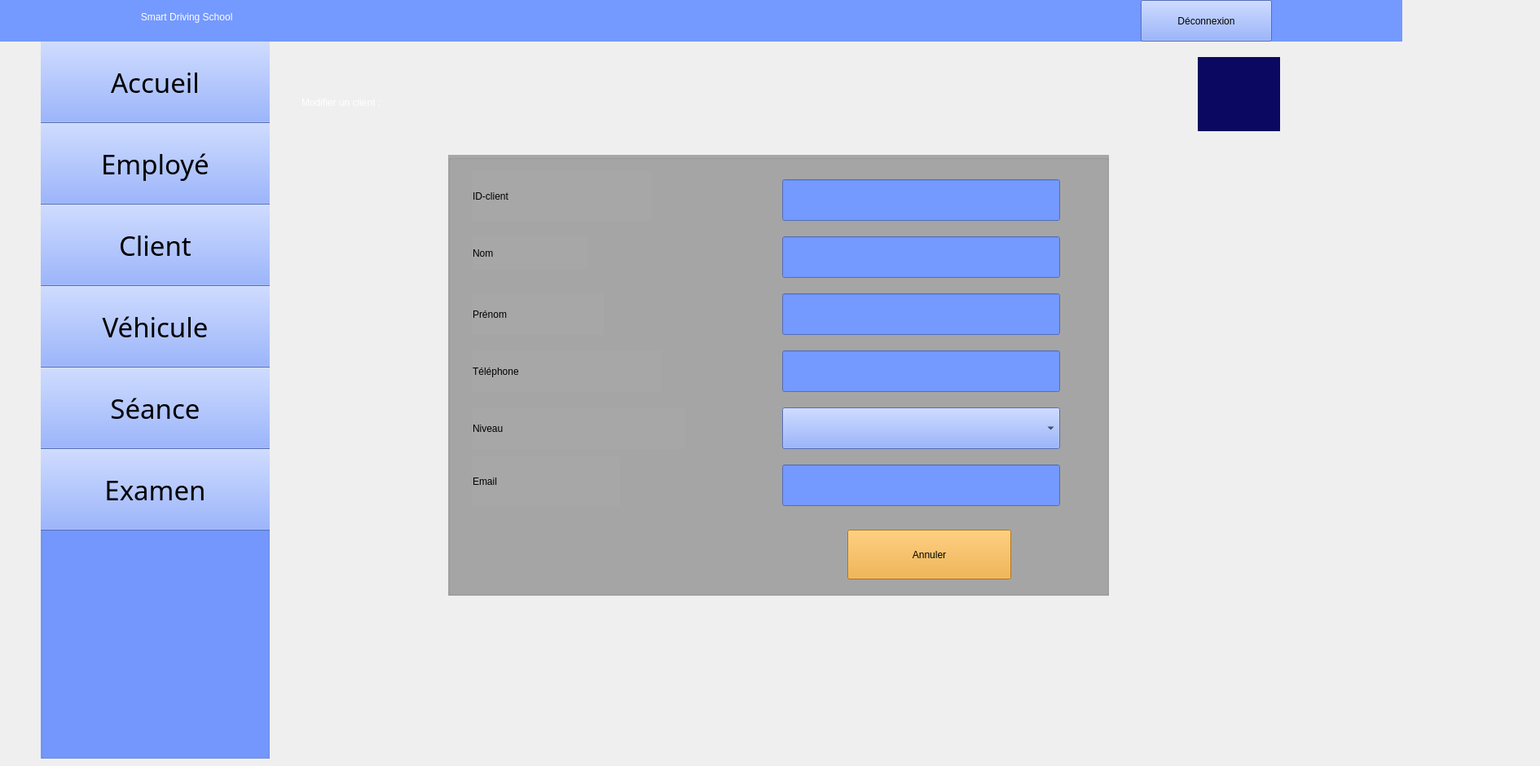
    <widget class="QWidget" name="updateclient">
     <widget class="QLabel" name="label_456">
      <property name="geometry">
       <rect>
        <x>-160</x>
        <y>-10</y>
        <width>1881</width>
        <height>61</height>
       </rect>
      </property>
      <property name="styleSheet">
       <string notr="true">color: rgb(255, 255, 255);
background-color: rgb(116, 153, 255);
font: 24pt &quot;Segoe UI Symbol&quot;;</string>
      </property>
      <property name="text">
       <string>                                                                                                    Smart Driving School         </string>
      </property>
     </widget>
     <widget class="QGroupBox" name="groupBox_94">
      <property name="geometry">
       <rect>
        <x>50</x>
        <y>30</y>
        <width>281</width>
        <height>901</height>
       </rect>
      </property>
      <property name="styleSheet">
       <string notr="true">background-color: rgb(116, 153, 255);</string>
      </property>
      <property name="title">
       <string/>
      </property>
      <widget class="QPushButton" name="pushButton90">
       <property name="geometry">
        <rect>
         <x>-20</x>
         <y>20</y>
         <width>321</width>
         <height>101</height>
        </rect>
       </property>
       <property name="font">
        <font>
         <family>Romantic</family>
         <pointsize>25</pointsize>
         <italic>false</italic>
         <bold>false</bold>
        </font>
       </property>
       <property name="styleSheet">
        <string notr="true">background-color: rgb(116, 153, 255);
font: 25pt &quot;Romantic&quot;;</string>
       </property>
       <property name="text">
        <string>Accueil</string>
       </property>
       <property name="icon">
        <iconset theme="QIcon::ThemeIcon::GoHome"/>
       </property>
       <property name="iconSize">
        <size>
         <width>35</width>
         <height>35</height>
        </size>
       </property>
      </widget>
      <widget class="QPushButton" name="pushButton91">
       <property name="geometry">
        <rect>
         <x>-20</x>
         <y>120</y>
         <width>321</width>
         <height>101</height>
        </rect>
       </property>
       <property name="font">
        <font>
         <family>Romantic</family>
         <pointsize>25</pointsize>
         <italic>false</italic>
         <bold>false</bold>
        </font>
       </property>
       <property name="styleSheet">
        <string notr="true">background-color: rgb(116, 153, 255);
font: 25pt &quot;Romantic&quot;;</string>
       </property>
       <property name="text">
        <string>Employé</string>
       </property>
       <property name="icon">
        <iconset resource="ressources.qrc">
         <normaloff>:/images/46db9ee3d4b3323457222bb8db7f3b42.png</normaloff>:/images/46db9ee3d4b3323457222bb8db7f3b42.png</iconset>
       </property>
       <property name="iconSize">
        <size>
         <width>45</width>
         <height>45</height>
        </size>
       </property>
      </widget>
      <widget class="QPushButton" name="pushButton92">
       <property name="geometry">
        <rect>
         <x>-20</x>
         <y>220</y>
         <width>321</width>
         <height>101</height>
        </rect>
       </property>
       <property name="font">
        <font>
         <family>Romantic</family>
         <pointsize>25</pointsize>
         <italic>false</italic>
         <bold>false</bold>
        </font>
       </property>
       <property name="styleSheet">
        <string notr="true">background-color: rgb(116, 153, 255);
font: 25pt &quot;Romantic&quot;;</string>
       </property>
       <property name="text">
        <string>Client</string>
       </property>
       <property name="icon">
        <iconset resource="ressources.qrc">
         <normaloff>:/images/0527f41904e77feddb97e532fe74d08f.png</normaloff>:/images/0527f41904e77feddb97e532fe74d08f.png</iconset>
       </property>
       <property name="iconSize">
        <size>
         <width>40</width>
         <height>40</height>
        </size>
       </property>
      </widget>
      <widget class="QPushButton" name="pushButton93">
       <property name="geometry">
        <rect>
         <x>-20</x>
         <y>320</y>
         <width>321</width>
         <height>101</height>
        </rect>
       </property>
       <property name="font">
        <font>
         <family>Romantic</family>
         <pointsize>25</pointsize>
         <italic>false</italic>
         <bold>false</bold>
        </font>
       </property>
       <property name="styleSheet">
        <string notr="true">background-color: rgb(116, 153, 255);
font: 25pt &quot;Romantic&quot;;</string>
       </property>
       <property name="text">
        <string>Véhicule</string>
       </property>
       <property name="icon">
        <iconset resource="ressources.qrc">
         <normaloff>:/images/cbad98069fae8d5554390bd40b0b561c.png</normaloff>:/images/cbad98069fae8d5554390bd40b0b561c.png</iconset>
       </property>
       <property name="iconSize">
        <size>
         <width>60</width>
         <height>60</height>
        </size>
       </property>
      </widget>
      <widget class="QPushButton" name="pushButton94">
       <property name="geometry">
        <rect>
         <x>-20</x>
         <y>420</y>
         <width>321</width>
         <height>101</height>
        </rect>
       </property>
       <property name="font">
        <font>
         <family>Romantic</family>
         <pointsize>25</pointsize>
         <italic>false</italic>
         <bold>false</bold>
        </font>
       </property>
       <property name="styleSheet">
        <string notr="true">background-color: rgb(116, 153, 255);
font: 25pt &quot;Romantic&quot;;</string>
       </property>
       <property name="text">
        <string>Séance</string>
       </property>
       <property name="icon">
        <iconset resource="ressources.qrc">
         <normaloff>:/images/c53651e2209ddb3281ed3a114fae2cfb.png</normaloff>:/images/c53651e2209ddb3281ed3a114fae2cfb.png</iconset>
       </property>
       <property name="iconSize">
        <size>
         <width>50</width>
         <height>50</height>
        </size>
       </property>
      </widget>
      <widget class="QPushButton" name="pushButton95">
       <property name="geometry">
        <rect>
         <x>-20</x>
         <y>520</y>
         <width>321</width>
         <height>101</height>
        </rect>
       </property>
       <property name="font">
        <font>
         <family>Romantic</family>
         <pointsize>25</pointsize>
         <italic>false</italic>
         <bold>false</bold>
        </font>
       </property>
       <property name="styleSheet">
        <string notr="true">background-color: rgb(116, 153, 255);
font: 25pt &quot;Romantic&quot;;</string>
       </property>
       <property name="text">
        <string>Examen</string>
       </property>
       <property name="icon">
        <iconset resource="ressources.qrc">
         <normaloff>:/images/7001e00fd5b7f2745c5e91ff547f4763.png</normaloff>:/images/7001e00fd5b7f2745c5e91ff547f4763.png</iconset>
       </property>
       <property name="iconSize">
        <size>
         <width>50</width>
         <height>50</height>
        </size>
       </property>
      </widget>
     </widget>
     <widget class="QLabel" name="label_462">
      <property name="geometry">
       <rect>
        <x>1020</x>
        <y>10</y>
        <width>41</width>
        <height>31</height>
       </rect>
      </property>
      <property name="styleSheet">
       <string notr="true">background-color: rgb(116, 153, 255);</string>
      </property>
      <property name="text">
       <string/>
      </property>
      <property name="pixmap">
       <pixmap resource="ressources.qrc">:/images/image22.png</pixmap>
      </property>
      <property name="scaledContents">
       <bool>true</bool>
      </property>
     </widget>
     <widget class="QLabel" name="label_463">
      <property name="geometry">
       <rect>
        <x>670</x>
        <y>10</y>
        <width>41</width>
        <height>31</height>
       </rect>
      </property>
      <property name="styleSheet">
       <string notr="true">background-color: rgb(116, 153, 255);</string>
      </property>
      <property name="text">
       <string/>
      </property>
      <property name="pixmap">
       <pixmap resource="ressources.qrc">:/images/image22.png</pixmap>
      </property>
      <property name="scaledContents">
       <bool>true</bool>
      </property>
     </widget>
     <widget class="QPushButton" name="pushButton169">
      <property name="geometry">
       <rect>
        <x>1400</x>
        <y>0</y>
        <width>161</width>
        <height>51</height>
       </rect>
      </property>
      <property name="styleSheet">
       <string notr="true">font: 700 11pt &quot;Romantic&quot;;
background-color: rgb(116, 153, 255);</string>
      </property>
      <property name="text">
       <string>Déconnexion</string>
      </property>
     </widget>
     <widget class="QLabel" name="label_478">
      <property name="geometry">
       <rect>
        <x>1470</x>
        <y>70</y>
        <width>101</width>
        <height>91</height>
       </rect>
      </property>
      <property name="styleSheet">
       <string notr="true">background-color: rgb(11, 8, 97);</string>
      </property>
      <property name="text">
       <string/>
      </property>
      <property name="pixmap">
       <pixmap resource="ressources.qrc">:/images/logoc++++.png</pixmap>
      </property>
      <property name="scaledContents">
       <bool>true</bool>
      </property>
     </widget>
     <widget class="QLabel" name="label_486">
      <property name="geometry">
       <rect>
        <x>370</x>
        <y>80</y>
        <width>631</width>
        <height>91</height>
       </rect>
      </property>
      <property name="styleSheet">
       <string notr="true">font: 40pt &quot;Chaparral Pro&quot;;
color: rgb(255, 255, 255);</string>
      </property>
      <property name="text">
       <string>Modifier un client :</string>
      </property>
     </widget>
     <widget class="QGroupBox" name="groupBox_96">
      <property name="geometry">
       <rect>
        <x>550</x>
        <y>190</y>
        <width>811</width>
        <height>541</height>
       </rect>
      </property>
      <property name="styleSheet">
       <string notr="true">background-color: rgb(167, 167, 167);
font: 18pt &quot;Palatino Linotype&quot;;</string>
      </property>
      <property name="title">
       <string/>
      </property>
      <widget class="QLabel" name="label_487">
       <property name="geometry">
        <rect>
         <x>30</x>
         <y>20</y>
         <width>221</width>
         <height>61</height>
        </rect>
       </property>
       <property name="styleSheet">
        <string notr="true">font: 25pt &quot;Segoe UI&quot;;</string>
       </property>
       <property name="text">
        <string>ID-client</string>
       </property>
      </widget>
      <widget class="QLabel" name="label_488">
       <property name="geometry">
        <rect>
         <x>30</x>
         <y>100</y>
         <width>141</width>
         <height>41</height>
        </rect>
       </property>
       <property name="styleSheet">
        <string notr="true">font: 25pt &quot;Segoe UI&quot;;</string>
       </property>
       <property name="text">
        <string>Nom</string>
       </property>
      </widget>
      <widget class="QLabel" name="label_489">
       <property name="geometry">
        <rect>
         <x>30</x>
         <y>170</y>
         <width>161</width>
         <height>51</height>
        </rect>
       </property>
       <property name="styleSheet">
        <string notr="true">font: 25pt &quot;Segoe UI&quot;;</string>
       </property>
       <property name="text">
        <string>Prénom</string>
       </property>
      </widget>
      <widget class="QLabel" name="label_490">
       <property name="geometry">
        <rect>
         <x>30</x>
         <y>370</y>
         <width>181</width>
         <height>61</height>
        </rect>
       </property>
       <property name="styleSheet">
        <string notr="true">font: 25pt &quot;Segoe UI&quot;;</string>
       </property>
       <property name="text">
        <string>Email</string>
       </property>
      </widget>
      <widget class="QLabel" name="label_491">
       <property name="geometry">
        <rect>
         <x>30</x>
         <y>240</y>
         <width>231</width>
         <height>51</height>
        </rect>
       </property>
       <property name="styleSheet">
        <string notr="true">font: 25pt &quot;Segoe UI&quot;;</string>
       </property>
       <property name="text">
        <string>Téléphone</string>
       </property>
      </widget>
      <widget class="QLabel" name="label_492">
       <property name="geometry">
        <rect>
         <x>30</x>
         <y>310</y>
         <width>261</width>
         <height>51</height>
        </rect>
       </property>
       <property name="styleSheet">
        <string notr="true">font: 25pt &quot;Segoe UI&quot;;</string>
       </property>
       <property name="text">
        <string>Niveau</string>
       </property>
      </widget>
      <widget class="QPushButton" name="pushButton156">
       <property name="geometry">
        <rect>
         <x>490</x>
         <y>460</y>
         <width>201</width>
         <height>61</height>
        </rect>
       </property>
       <property name="styleSheet">
        <string notr="true">font: 18pt &quot;Palatino Linotype&quot;;
background-color: rgb(241, 165, 40);
</string>
       </property>
       <property name="text">
        <string>Annuler</string>
       </property>
       <property name="icon">
        <iconset theme="QIcon::ThemeIcon::DocumentRevert"/>
       </property>
      </widget>
      <widget class="QLineEdit" name="lineEdit_idClientUpdate">
       <property name="geometry">
        <rect>
         <x>410</x>
         <y>30</y>
         <width>341</width>
         <height>51</height>
        </rect>
       </property>
       <property name="styleSheet">
        <string notr="true">background-color: rgb(116, 153, 255);</string>
       </property>
      </widget>
      <widget class="QLineEdit" name="lineEdit_nomClientUpdate">
       <property name="geometry">
        <rect>
         <x>410</x>
         <y>100</y>
         <width>341</width>
         <height>51</height>
        </rect>
       </property>
       <property name="styleSheet">
        <string notr="true">background-color: rgb(116, 153, 255);</string>
       </property>
      </widget>
      <widget class="QLineEdit" name="lineEdit_prenomClientUpdate">
       <property name="geometry">
        <rect>
         <x>410</x>
         <y>170</y>
         <width>341</width>
         <height>51</height>
        </rect>
       </property>
       <property name="styleSheet">
        <string notr="true">background-color: rgb(116, 153, 255);</string>
       </property>
      </widget>
      <widget class="QLineEdit" name="lineEdit_telephoneClientUpdate">
       <property name="geometry">
        <rect>
         <x>410</x>
         <y>240</y>
         <width>341</width>
         <height>51</height>
        </rect>
       </property>
       <property name="styleSheet">
        <string notr="true">background-color: rgb(116, 153, 255);</string>
       </property>
      </widget>
      <widget class="QLineEdit" name="lineEdit_emailClientUpdate">
       <property name="geometry">
        <rect>
         <x>410</x>
         <y>380</y>
         <width>341</width>
         <height>51</height>
        </rect>
       </property>
       <property name="styleSheet">
        <string notr="true">background-color: rgb(116, 153, 255);</string>
       </property>
      </widget>
      <widget class="QComboBox" name="comboBox_niveauClientUpdate">
       <property name="geometry">
        <rect>
         <x>410</x>
         <y>310</y>
         <width>341</width>
         <height>51</height>
        </rect>
       </property>
       <property name="font">
        <font>
         <family>Segoe UI</family>
         <pointsize>14</pointsize>
         <italic>false</italic>
         <bold>false</bold>
        </font>
       </property>
       <property name="styleSheet">
        <string notr="true">font: 14pt &quot;Segoe UI&quot;;
background-color: rgb(116, 153, 255);</string>
       </property>
       <property name="currentText">
        <string notr="true"/>
       </property>
       <property name="placeholderText">
        <string comment="Niveau" extracomment="Niveau">Niveau</string>
       </property>
       <property name="duplicatesEnabled">
        <bool>false</bool>
       </property>
       <property name="frame">
        <bool>true</bool>
       </property>
       <item>
        <property name="text">
         <string/>
        </property>
       </item>
       <item>
        <property name="text">
         <string>Débutant</string>
        </property>
       </item>
       <item>
        <property name="text">
         <string>Intermédiaire</string>
        </property>
       </item>
       <item>
        <property name="text">
         <string>Avancé</string>
        </property>
       </item>
      </widget>
     </widget>
     <zorder>groupBox_94</zorder>
     <zorder>label_456</zorder>
     <zorder>label_462</zorder>
     <zorder>label_463</zorder>
     <zorder>pushButton169</zorder>
     <zorder>label_478</zorder>
     <zorder>label_486</zorder>
     <zorder>groupBox_96</zorder>
    </widget>
